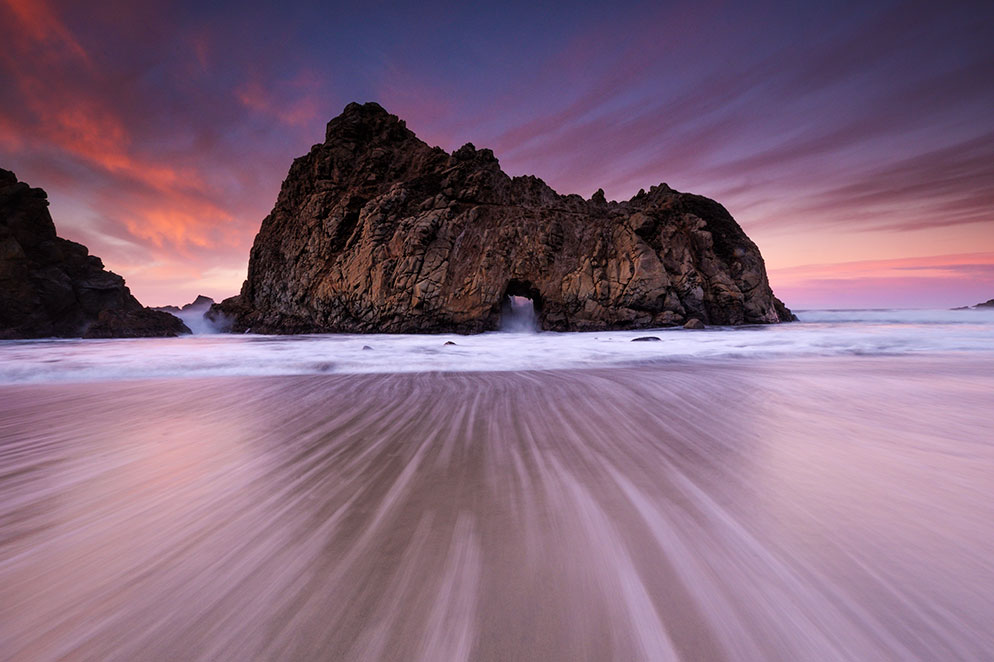
#> input picture week_2/test.jpg, 994 x 662 px
$ python q3.py
#> lines starting #> are read from the running program, lines starting #| are printed output that depends on the picture
import cv2
img = cv2.imread('test.jpg')
#> img is the input picture: shape (662, 994, 3); mean B, G, R 123.5, 102.4, 130.9
new = cv2.resize(img, (500,200))
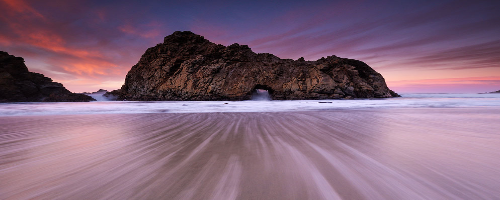
#> new: shape (200, 500, 3); mean B, G, R 123.4, 102.3, 130.9
crop = img[0:500, 0:500]
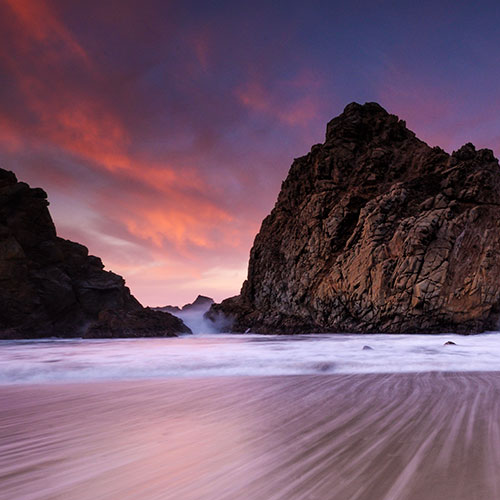
#> crop: shape (500, 500, 3); mean B, G, R 102.5, 84.3, 112.7
cv2.imshow('original', img)
cv2.imshow('resize', new)
cv2.imshow('cropped', crop)
cv2.waitKey(0)

$ run again, with week_2/input.jpg copied over week_2/test.jpg
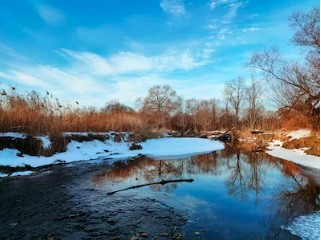
#> input picture week_2/input.jpg, 321 x 240 px
#> img is the input picture: shape (240, 321, 3); mean B, G, R 153.2, 133.3, 90.4
#> `new = cv2.resize(img, (500,200))`:
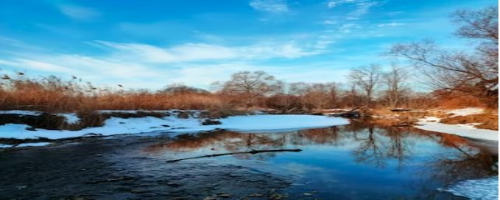
#> new: shape (200, 500, 3); mean B, G, R 153.1, 133.2, 90.3
